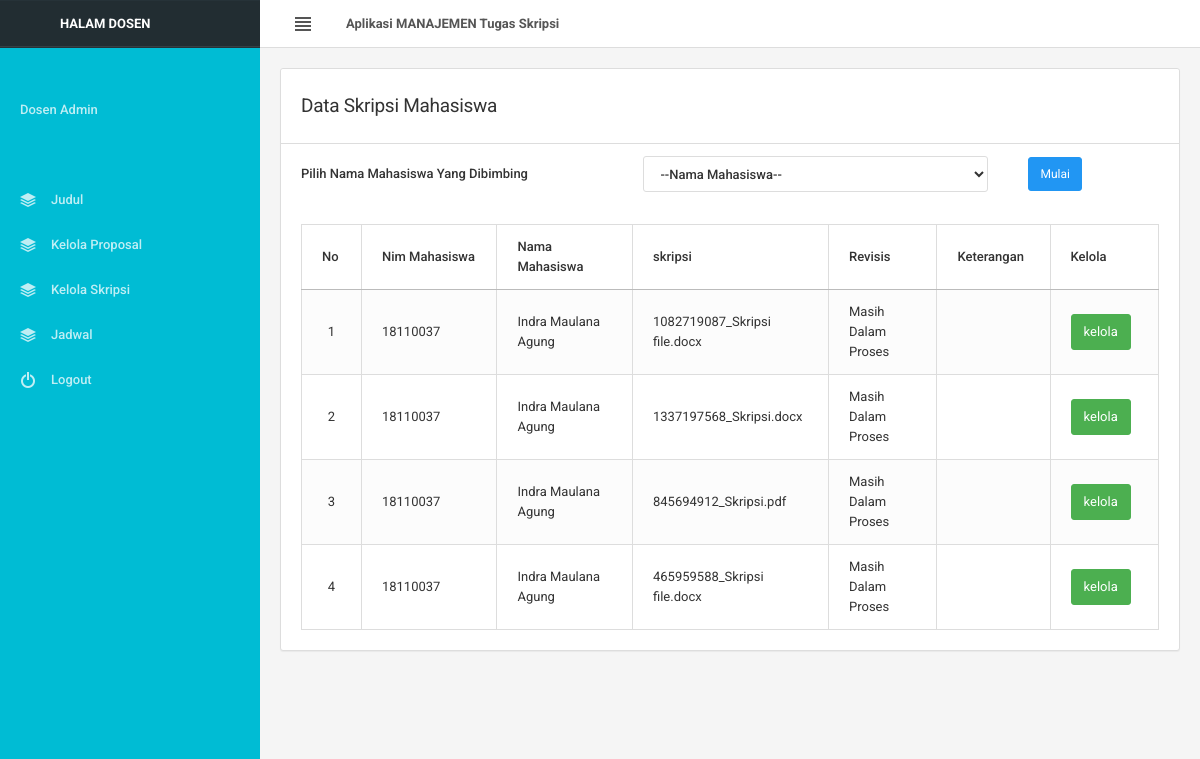
The page /admin/data_skripsi.php?pilih_nama=Indra Maulana Agung (signed in) on the database its author committed.
### tables this page shows
CREATE TABLE `tbl_skripsi` (
  `id` int(100) NOT NULL,
  `nim` int(100) NOT NULL,
  `nama_mahasiswa` varchar(100) NOT NULL,
  `nama_file` varchar(100) NOT NULL,
  `revisi` varchar(100) NOT NULL,
  `keterangan` varchar(100) NOT NULL
);

### admin/data_skripsi.php (the view, shortened to what this page needs)
<?php include 'header.php'; ?>
<div class="content-wrapper">
	<div class="content">
		<div class="row">
			<div class="col-lg-12">
				<div class="panel panel-flat">
					<div class="panel-heading">
						<h4 class="panel-title">Data Skripsi Mahasiswa</h4>
					</div>
					<form action="" method="get">
			              <table class="table">
			                <tr>
			                  <th width="30%">Pilih Nama Mahasiswa Yang Dibimbing</th>
							  <th>
							  </th>
							  <th>
			                    <select class="form-control" name="pilih_nama" id="pilih_nama">
				                    <option value="">--Nama Mahasiswa--</option>
			                  	</select>
			              		<th>
			              			<input type="submit" value="Mulai" class="btn btn-primary btn-sm">
			              		</th>
			                </tr>
			              </table>
			            </form>
					<div class="panel-body">
						<div class="table-responsive">
							<table class="table table-bordered table-hover table-striped">
							<thead>
									<tr>
										<th width="5%">No</th>
										<th width="15%">Nim Mahasiswa</th>
										<th width="15%">Nama Mahasiswa</th>
										<th width="12%">skripsi</th>
										<th width="12%">Revisis</th>
										<th width="12%">Keterangan</th>
										<th width="12%">Kelola</th>
									</tr>
								</thead>
								<tbody>
									<?php
									if(isset($_GET['pilih_nama'])){
										$pilih = $_GET['pilih_nama'];
										$data = mysqli_query($connect,"SELECT * FROM tbl_skripsi WHERE nama_mahasiswa ='$pilih'");
										$no = 1;
										while($d=mysqli_fetch_array($data)){
											?>
										<tr>
											<td align="center"><?php echo $no++; ?></td>
											<td><?php echo $d['nim'] ?></td>
											<td><?php echo $d['nama_mahasiswa'] ?></td>
											<td><?php echo $d['nama_file'] ?></td>
											<td><?php echo $d['revisi'] ?></td>
                                            <td><?php echo $d['keterangan'] ?></td>
											<td>
												<a class="btn btn-success" btn-flat btn-icon btn-xs" href="kelola_skripsi.php?id=<?php echo $d['id'];?>">kelola</i></a>
												<?php }?>
												<?php } ?>
									</td>
								</tbody>
							</table>
					</div>
				</div>
			</div>
		</div>
	</div>
</div>
<?php include 'footer.php'; ?>

### rows shown on the page
tbl_skripsi: nim "18110037", nama_mahasiswa "Indra Maulana Agung", nama_file "1082719087_Skripsi file.docx", revisi "Masih Dalam Proses"
tbl_skripsi: nim "18110037", nama_mahasiswa "Indra Maulana Agung", nama_file "1337197568_Skripsi.docx", revisi "Masih Dalam Proses"
tbl_skripsi: nim "18110037", nama_mahasiswa "Indra Maulana Agung", nama_file "845694912_Skripsi.pdf", revisi "Masih Dalam Proses"
tbl_skripsi: nim "18110037", nama_mahasiswa "Indra Maulana Agung", nama_file "465959588_Skripsi file.docx", revisi "Masih Dalam Proses"
